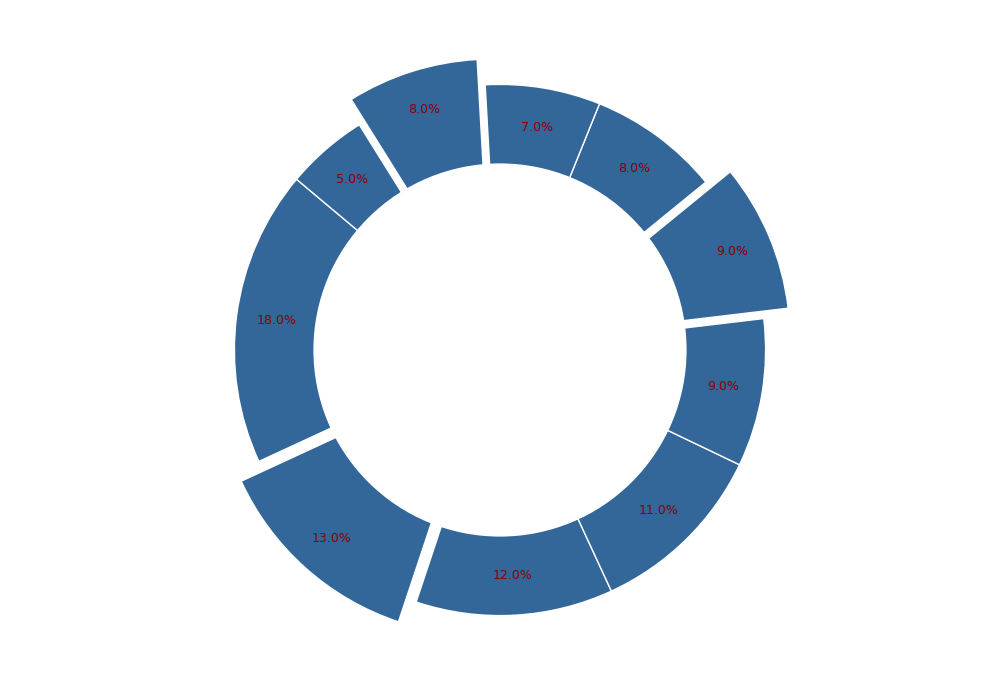

Here is the Python script that generated this plot:
import matplotlib.pyplot as plt

resource_categories = [
    'Agriculture & Livestock',
    'Magical R&D',
    'Infrastructure & Trade',
    'Defense & Security',
    'Healthcare',
    'Education',
    'Arts & Culture',
    'Environment & Forestry',
    'Space Exploration',
    'Digital Technology'
]

resource_allocation = [18, 13, 12, 11, 9, 9, 8, 7, 8, 5]

assert sum(resource_allocation) == 100, "The resource allocations must sum up to 100."

# Using a single color for all data groups
single_color = '#336699'

explode = (0, 0.1, 0, 0, 0, 0.1, 0, 0, 0.1, 0)

fig, ax = plt.subplots(figsize=(10, 7))

wedges, texts, autotexts = ax.pie(
    resource_allocation, explode=explode, labels=None, colors=[single_color] * len(resource_allocation),
    autopct='%1.1f%%', startangle=140, pctdistance=0.85, shadow=False, wedgeprops=dict(edgecolor='w')
)

for autotext in autotexts:
    autotext.set_fontsize(9)
    autotext.set_color('darkred')

centre_circle = plt.Circle((0, 0), 0.70, fc='white')
fig.gca().add_artist(centre_circle)

plt.tight_layout()
plt.show()
